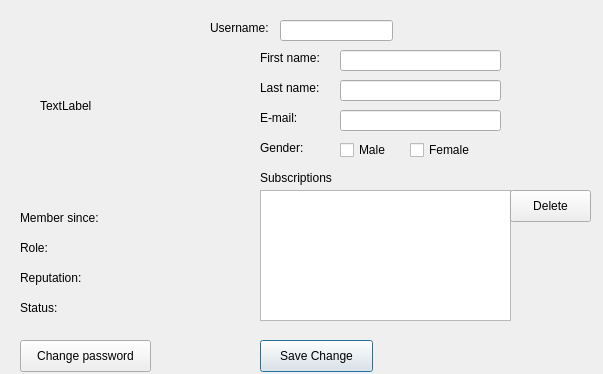
<?xml version="1.0" encoding="UTF-8"?>
<ui version="4.0">
 <class>Editprofile</class>
 <widget class="QDialog" name="Editprofile">
  <property name="geometry">
   <rect>
    <x>0</x>
    <y>0</y>
    <width>603</width>
    <height>374</height>
   </rect>
  </property>
  <property name="windowTitle">
   <string>Dialog</string>
  </property>
  <widget class="QLabel" name="editprofile_usernameLabel">
   <property name="geometry">
    <rect>
     <x>210</x>
     <y>20</y>
     <width>81</width>
     <height>16</height>
    </rect>
   </property>
   <property name="text">
    <string>Username:</string>
   </property>
  </widget>
  <widget class="QLabel" name="editprofile_pictureLabel">
   <property name="geometry">
    <rect>
     <x>40</x>
     <y>50</y>
     <width>101</width>
     <height>111</height>
    </rect>
   </property>
   <property name="text">
    <string>TextLabel</string>
   </property>
  </widget>
  <widget class="QLabel" name="editprofile_fnameLabel">
   <property name="geometry">
    <rect>
     <x>260</x>
     <y>50</y>
     <width>68</width>
     <height>16</height>
    </rect>
   </property>
   <property name="text">
    <string>First name:</string>
   </property>
  </widget>
  <widget class="QLineEdit" name="editprofile_fnameLineEdit">
   <property name="geometry">
    <rect>
     <x>340</x>
     <y>50</y>
     <width>161</width>
     <height>21</height>
    </rect>
   </property>
  </widget>
  <widget class="QLabel" name="edit_lnameLabel">
   <property name="geometry">
    <rect>
     <x>260</x>
     <y>80</y>
     <width>67</width>
     <height>16</height>
    </rect>
   </property>
   <property name="text">
    <string>Last name:</string>
   </property>
  </widget>
  <widget class="QLineEdit" name="editprofile_lnameLineEdit">
   <property name="geometry">
    <rect>
     <x>340</x>
     <y>80</y>
     <width>161</width>
     <height>21</height>
    </rect>
   </property>
  </widget>
  <widget class="QLabel" name="editprofile_emailLabel">
   <property name="geometry">
    <rect>
     <x>260</x>
     <y>110</y>
     <width>43</width>
     <height>16</height>
    </rect>
   </property>
   <property name="text">
    <string>E-mail:</string>
   </property>
  </widget>
  <widget class="QLineEdit" name="editprofile_emailLineEdit">
   <property name="geometry">
    <rect>
     <x>340</x>
     <y>110</y>
     <width>161</width>
     <height>21</height>
    </rect>
   </property>
   <property name="sizeIncrement">
    <size>
     <width>0</width>
     <height>0</height>
    </size>
   </property>
   <property name="baseSize">
    <size>
     <width>0</width>
     <height>0</height>
    </size>
   </property>
   <property name="maxLength">
    <number>32767</number>
   </property>
   <property name="readOnly">
    <bool>false</bool>
   </property>
  </widget>
  <widget class="QCheckBox" name="editprofile_maleCheckBox">
   <property name="geometry">
    <rect>
     <x>340</x>
     <y>140</y>
     <width>51</width>
     <height>20</height>
    </rect>
   </property>
   <property name="text">
    <string>Male</string>
   </property>
  </widget>
  <widget class="QLabel" name="editprofile_genderLabel">
   <property name="geometry">
    <rect>
     <x>260</x>
     <y>140</y>
     <width>59</width>
     <height>16</height>
    </rect>
   </property>
   <property name="text">
    <string>Gender:</string>
   </property>
  </widget>
  <widget class="QCheckBox" name="editprofile_femaleCheckBox">
   <property name="geometry">
    <rect>
     <x>410</x>
     <y>140</y>
     <width>91</width>
     <height>20</height>
    </rect>
   </property>
   <property name="text">
    <string>Female</string>
   </property>
  </widget>
  <widget class="QPushButton" name="editprofile_savePushButton">
   <property name="geometry">
    <rect>
     <x>260</x>
     <y>340</y>
     <width>113</width>
     <height>32</height>
    </rect>
   </property>
   <property name="text">
    <string>Save Change</string>
   </property>
  </widget>
  <widget class="QLineEdit" name="editprofile_usernameLineEdit">
   <property name="geometry">
    <rect>
     <x>280</x>
     <y>20</y>
     <width>113</width>
     <height>21</height>
    </rect>
   </property>
  </widget>
  <widget class="QLabel" name="eidtprofile_memberLabel">
   <property name="geometry">
    <rect>
     <x>20</x>
     <y>210</y>
     <width>91</width>
     <height>16</height>
    </rect>
   </property>
   <property name="text">
    <string>Member since:</string>
   </property>
  </widget>
  <widget class="QLabel" name="editprofile_memberSinceLabel">
   <property name="geometry">
    <rect>
     <x>120</x>
     <y>210</y>
     <width>91</width>
     <height>16</height>
    </rect>
   </property>
   <property name="text">
    <string/>
   </property>
  </widget>
  <widget class="QLabel" name="editprofile_roleLabel">
   <property name="geometry">
    <rect>
     <x>20</x>
     <y>240</y>
     <width>31</width>
     <height>16</height>
    </rect>
   </property>
   <property name="text">
    <string>Role:</string>
   </property>
  </widget>
  <widget class="QLabel" name="editprofile_roleDataLabel">
   <property name="geometry">
    <rect>
     <x>60</x>
     <y>240</y>
     <width>141</width>
     <height>16</height>
    </rect>
   </property>
   <property name="text">
    <string/>
   </property>
  </widget>
  <widget class="QLabel" name="editprofile_reputationLabel">
   <property name="geometry">
    <rect>
     <x>20</x>
     <y>270</y>
     <width>71</width>
     <height>16</height>
    </rect>
   </property>
   <property name="text">
    <string>Reputation:</string>
   </property>
  </widget>
  <widget class="QLabel" name="editprofile_reputationDataLabel">
   <property name="geometry">
    <rect>
     <x>100</x>
     <y>270</y>
     <width>71</width>
     <height>16</height>
    </rect>
   </property>
   <property name="text">
    <string/>
   </property>
  </widget>
  <widget class="QLabel" name="editprofile_statusLabel">
   <property name="geometry">
    <rect>
     <x>20</x>
     <y>300</y>
     <width>51</width>
     <height>16</height>
    </rect>
   </property>
   <property name="text">
    <string>Status:</string>
   </property>
  </widget>
  <widget class="QLabel" name="editprofile_statusDataLabel">
   <property name="geometry">
    <rect>
     <x>70</x>
     <y>300</y>
     <width>59</width>
     <height>16</height>
    </rect>
   </property>
   <property name="text">
    <string/>
   </property>
  </widget>
  <widget class="QListWidget" name="editprofile_subscribeListWidget">
   <property name="geometry">
    <rect>
     <x>260</x>
     <y>190</y>
     <width>251</width>
     <height>131</height>
    </rect>
   </property>
  </widget>
  <widget class="QLabel" name="editprofile_subscribeLabel">
   <property name="geometry">
    <rect>
     <x>260</x>
     <y>170</y>
     <width>91</width>
     <height>16</height>
    </rect>
   </property>
   <property name="text">
    <string>Subscriptions</string>
   </property>
  </widget>
  <widget class="QPushButton" name="editprofile_deletePushButton">
   <property name="geometry">
    <rect>
     <x>510</x>
     <y>190</y>
     <width>81</width>
     <height>32</height>
    </rect>
   </property>
   <property name="text">
    <string>Delete</string>
   </property>
  </widget>
  <widget class="QPushButton" name="editprofile_pwdPushButton">
   <property name="geometry">
    <rect>
     <x>20</x>
     <y>340</y>
     <width>131</width>
     <height>32</height>
    </rect>
   </property>
   <property name="text">
    <string>Change password</string>
   </property>
  </widget>
 </widget>
 <resources/>
 <connections/>
</ui>
